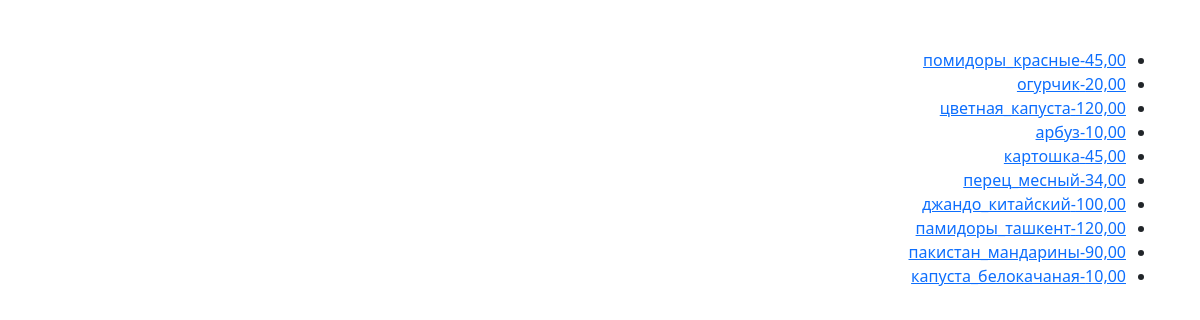
/shop/shop/, run on the app's committed database.
### shop/models.py (models this page shows, shortened)
class Item(models.Model):
    name = models.CharField(max_length=30, default='')
    price = models.DecimalField(max_digits=8, decimal_places=2, default=0.00)
    class Meta:
        verbose_name = 'Товар'
        verbose_name_plural = 'Товары'

### shop/views.py (the view)
# urls.py: path('shop/', views.list_item),
def list_item(request):
    items = Item.objects.all()
    context = {
        'items': items
    }
    return render(request, 'list_item.html', context)

### shop/templates/list_item.html
{% extends 'base.html'%}
{% block content %}
<ul>
    {% for item in items %}
    <li> <a href="{% url 'detail_item' item.id %}">{{ item.name }}-{{item.price}}</a></li>
    {%endfor%}
</ul>
{% endblock content%}

### shop/templates/base.html (shortened to what this page needs)
<!doctype html>
<html lang="ar" dir="rtl">
  <head>
    <link rel="stylesheet" href="https://cdn.jsdelivr.net/npm/bootstrap@5.3.0-alpha3/dist/css/bootstrap.rtl.min.css">
  </head>
  <body>
  <div class="container md-5 mt-5">
    {% block content %}
    {% endblock content%}
  </div>
  </body>
</html>

### data on the page
Item: name "помидоры_красные", price "45,00"
Item: name "огурчик", price "20,00"
Item: name "цветная_капуста", price "120,00"
Item: name "арбуз", price "10,00"
Item: name "картошка", price "45,00"
Item: name "перец_месный", price "34,00"
Item: name "джандо_китайский", price "100,00"
Item: name "памидоры_ташкент", price "120,00"
Item: name "пакистан_мандарины", price "90,00"
Item: name "капуста_белокачаная", price "10,00"
